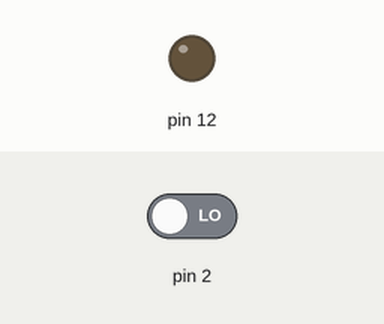
Bench run of a sketch on a simulated Arduino Uno, built with avr-gcc and run on an emulated ATmega328P. Shown: output pins drawn as LEDs (lit = HIGH). Inputs (shaded band) come from the test bench; at power-on: pin 2 LOW. What the sketch prints to the serial monitor is not drawn.

Above: at 1.2 s.
1.3 s: pin 2 driven HIGH
At 1.9 s:
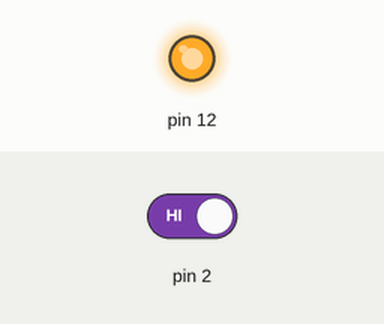
2.8 s: pin 2 driven LOW
At 3.1 s:
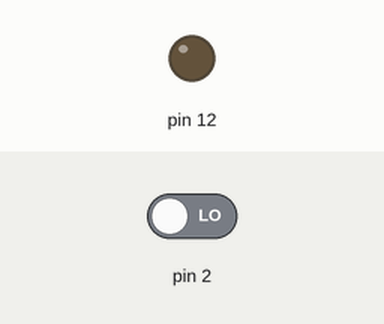
Timing chart, 0 to 5.8 s (numbered marks = the images above; inputs shaded):
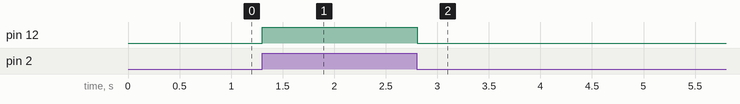

The sketch:

practice_ems5.ino
```cpp
void setup() {
  // put your setup code here, to run once:
  pinMode(2, INPUT);
  pinMode(12, OUTPUT);
  Serial.begin(9600); // PC와 아두이노 사이 통신 설정
}

void loop() {
  // put your main code here, to run repeatedly:
  int value = digitalRead(2); // 누르면 value가 1 - pull down구조 (수업자료 회로가 pull down, easy module shield는 pull up이였으나 수업자료 회로가 pull down이여서 code를 pull down으로 작성)

  if (value == HIGH){
    digitalWrite(12, HIGH); // 누를 때(버튼 누름) 2번 pin이 내부적으로 5V 전원에 연결되어 있어, 전압이 5V가 잡힘, value = 1(HIGH)
    Serial.println(value); // 1
  }else{
    digitalWrite(12, LOW);  // 평소(버튼 안 누름) 버튼을 누르는 순간 2번 pin이 GND(0V) 통로와 직접 연결, 전기는 저항이 없는 곳으로 흐르기 때문에 2번 pin의 전압이 0V로 떨어짐
    Serial.println(value); // 0
  }
}
```

Measured:
- after the input at 1.3 s, pin 12: LOW → HIGH at once
- after the input at 2.8 s, pin 12: HIGH → LOW at once
